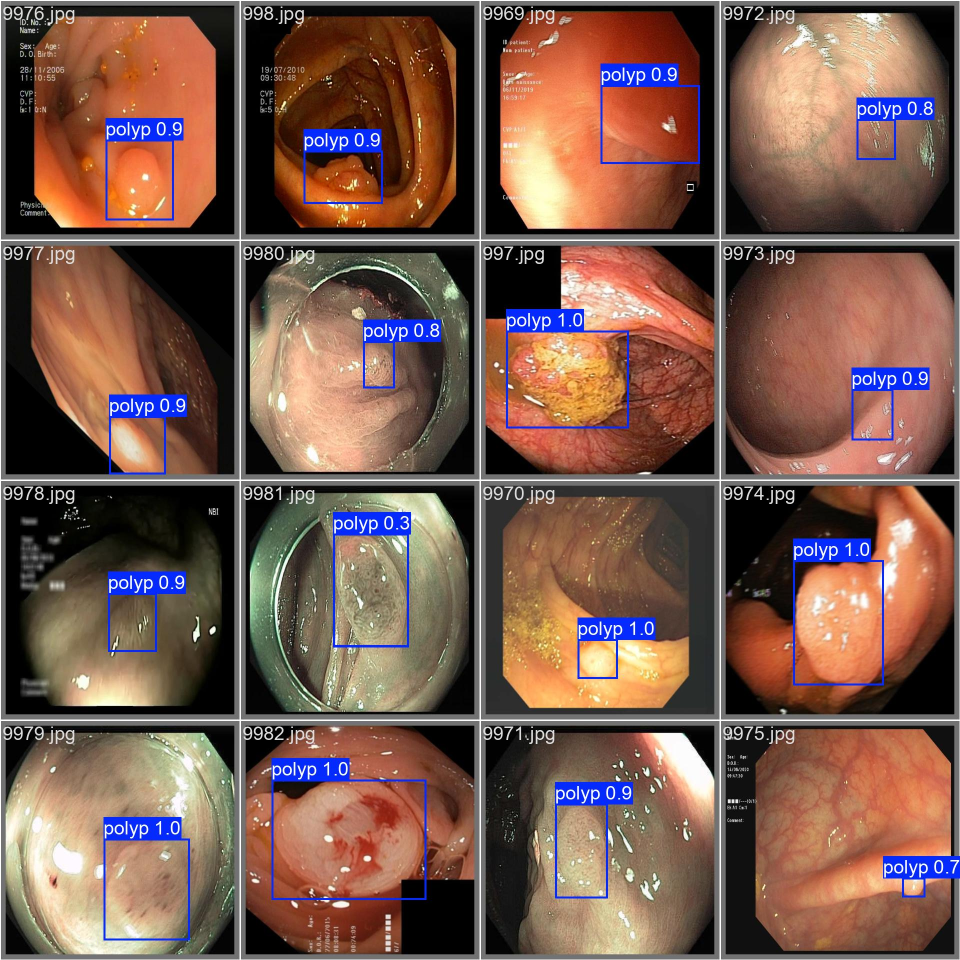
#> input picture images/val_batch0_pred.jpg, 1920 x 1920 px (shown at 1/2 size)
$ python -i image_utils.py   (imports and definitions only)
#> lines starting #> are read from the running program, lines starting #| are printed output that depends on the picture
#> further down, picture is the input picture: shape (1920, 1920, 3); mean B, G, R 77.8, 89.7, 120
import cv2
import numpy as np
import random
import logging
from collections.abc import Sequence


# [420 lines left out: functions _load_image, _load_and_convert_mask, _preprocess_mask, _extract_contours, _resize_image_with_padding, _resize_image_and_annotations and 10 more, not called in this run]


def _apply_random_augmentation_normal(image: np.ndarray) -> np.ndarray:
    """
    Apply a random augmentation (flip, rotate, crop, or stretch) to the image (for normal data).

    :param image: Input image as a NumPy array.
    :return: Augmented image as a NumPy array.
    """
    try:
        aug_type = random.choice(['flip', 'rotate', 'crop', 'stretch'])
        if aug_type == 'flip':
            flip_code = random.choice([0, 1, -1])  # Vertical, horizontal, or both
            return cv2.flip(image, flip_code)
        elif aug_type == 'rotate':
            angle = random.uniform(-45, 45)
            h, w = image.shape[:2]
            center = (w // 2, h // 2)
            mat = cv2.getRotationMatrix2D(center, angle, 1.0)
            return cv2.warpAffine(image, mat, (w, h))
        elif aug_type == 'crop':
            h, w = image.shape[:2]
            crop_h = int(random.uniform(0.5, 1.0) * h)
            crop_w = int(random.uniform(0.5, 1.0) * w)
            x = random.randint(0, w - crop_w)
            y = random.randint(0, h - crop_h)
            cropped = image[y:y + crop_h, x:x + crop_w]
            return cv2.resize(cropped, (w, h))
        elif aug_type == 'stretch':
            h, w = image.shape[:2]
#> h = 1920; w = 1920
            scale_w = random.uniform(0.8, 1.2)
            scale_h = random.uniform(0.8, 1.2)
            new_w = int(w * scale_w)
#> new_w = 2118
            new_h = int(h * scale_h)
#> new_h = 1858
            stretched = cv2.resize(image, (new_w, new_h))
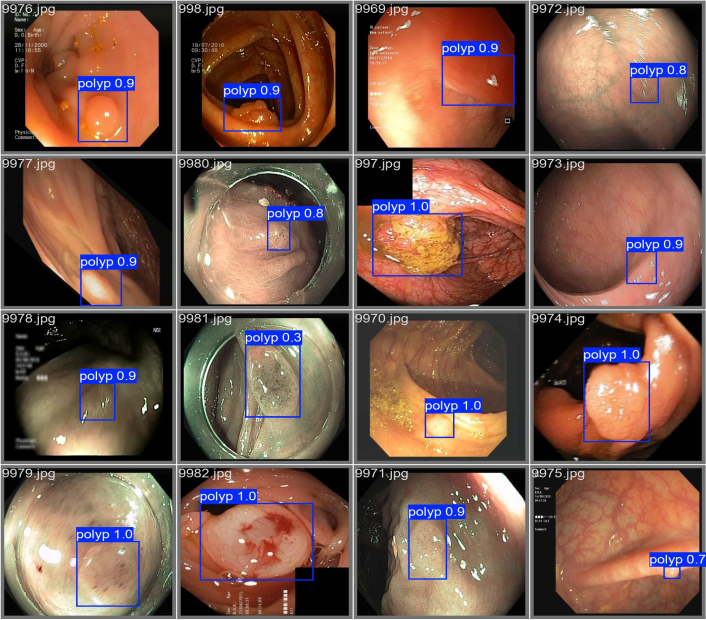
#> stretched: shape (1858, 2118, 3) (shown at 1/3 size); mean B, G, R 77.7, 89.6, 119.9
            return cv2.resize(stretched, (w, h))
    except Exception as e:
        logging.error(f"Error in augmentation: {str(e)}")
        return image

>>> import cv2
>>> picture = cv2.imread('../images/val_batch0_pred.jpg')
>>> result = _apply_random_augmentation_normal(picture)

$ run again, on images/val_batch1_pred.jpg
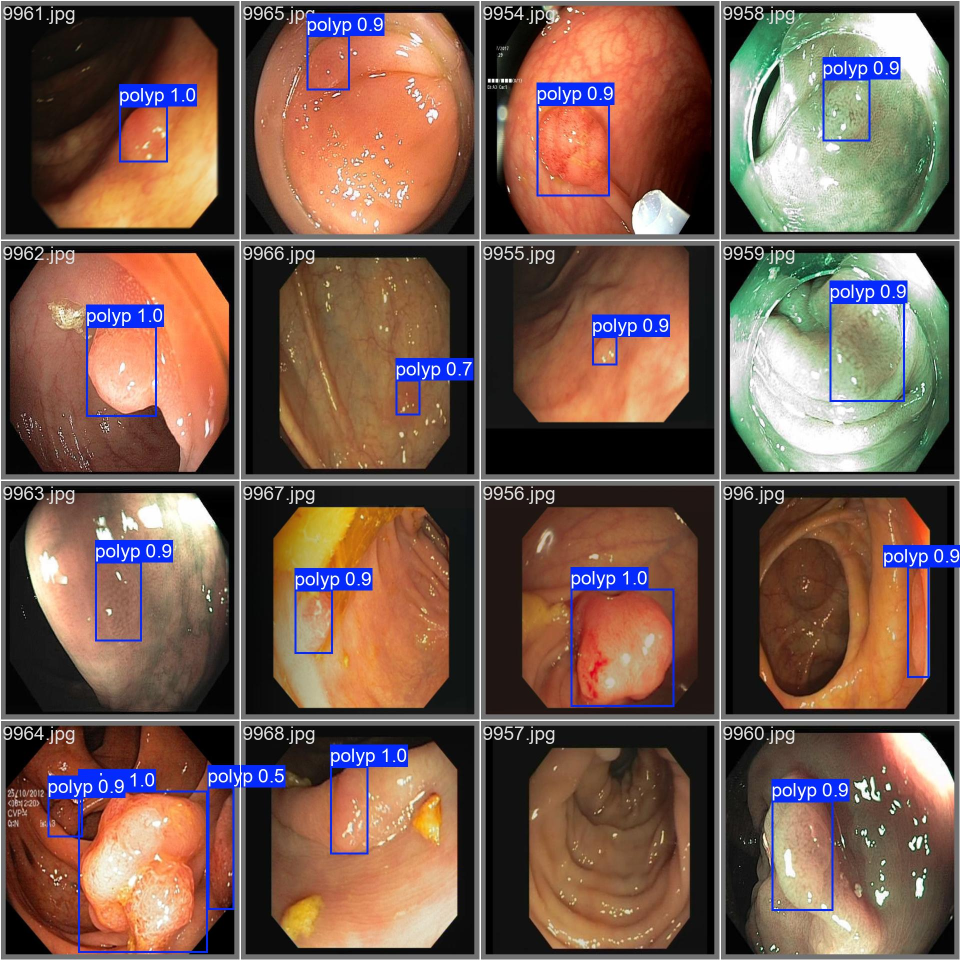
#> input picture images/val_batch1_pred.jpg, 1920 x 1920 px (shown at 1/2 size)
#> picture is the input picture: shape (1920, 1920, 3); mean B, G, R 79.5, 92.4, 119.5
#> in _apply_random_augmentation_normal, `stretched = cv2.resize(image, (new_w, new_h))`:
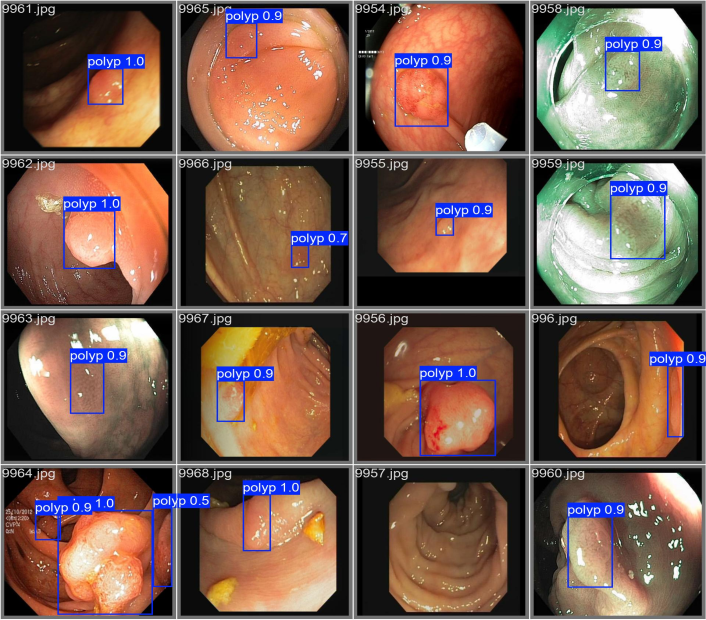
#> stretched: shape (1858, 2118, 3) (shown at 1/3 size); mean B, G, R 79.4, 92.3, 119.4

$ run again, on images/val_batch2_pred.jpg
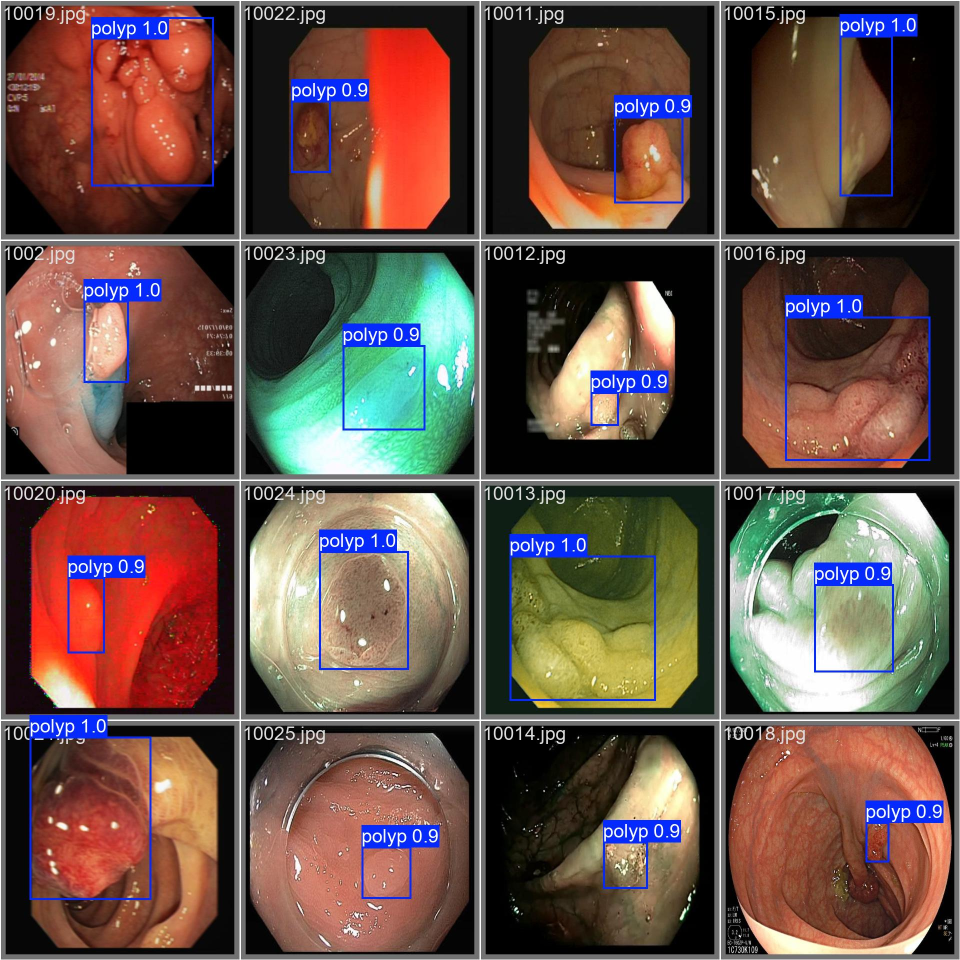
#> input picture images/val_batch2_pred.jpg, 1920 x 1920 px (shown at 1/2 size)
#> picture is the input picture: shape (1920, 1920, 3); mean B, G, R 73, 81.6, 103.8
#> in _apply_random_augmentation_normal, `stretched = cv2.resize(image, (new_w, new_h))`:
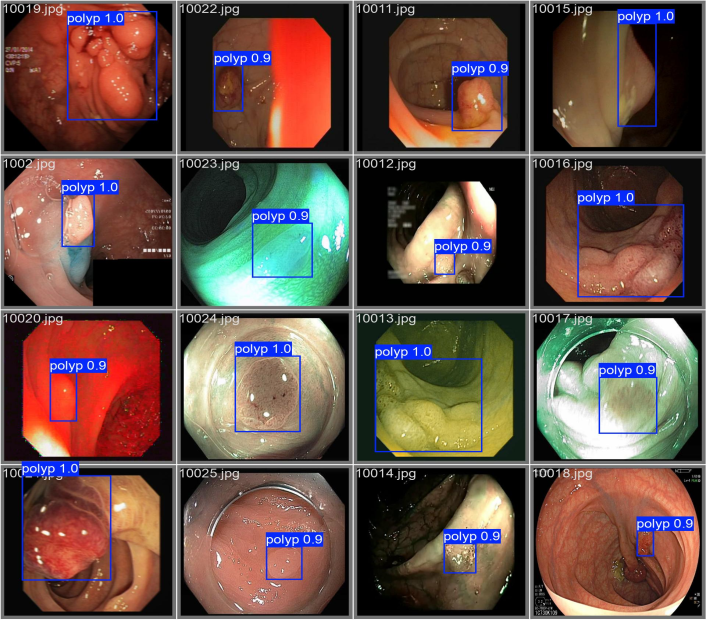
#> stretched: shape (1858, 2118, 3) (shown at 1/3 size); mean B, G, R 72.9, 81.5, 103.7
